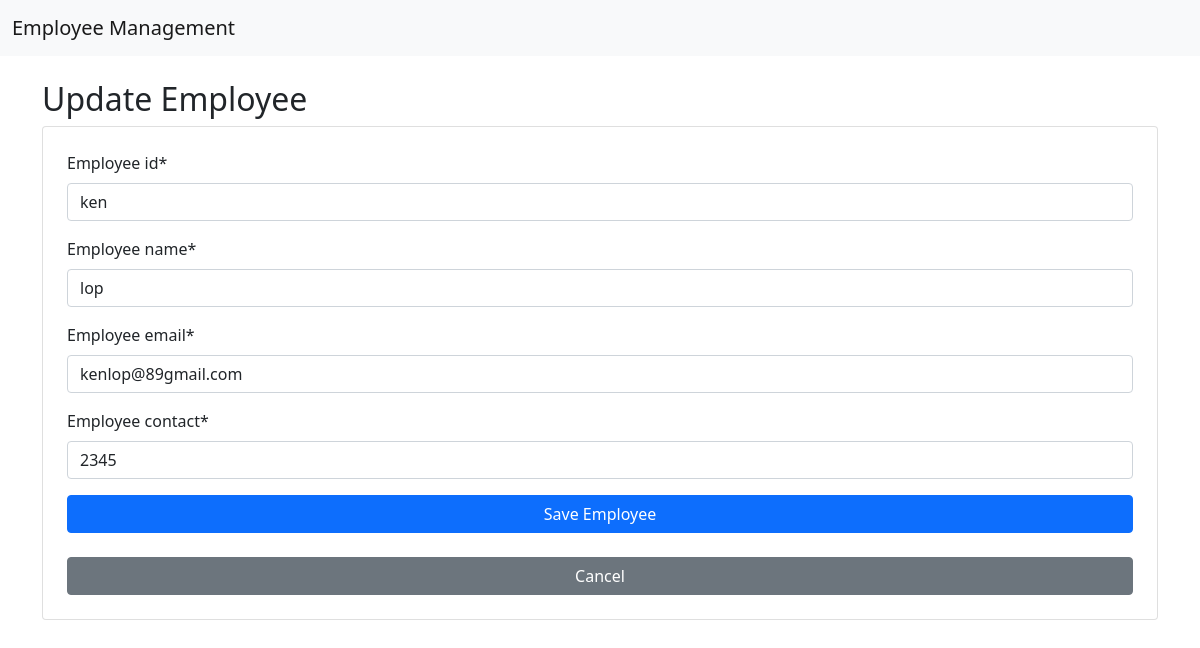
/update/10/, run on the app's committed database.
### employee/models.py (models this page shows, shortened)
class Employee(models.Model):
    employee_id = models.CharField(max_length=20)
    employee_name = models.CharField(max_length=100)
    employee_email = models.EmailField()
    employee_contact = models.CharField(max_length=20)

### employee/views.py (the view)
# urls.py: path('update/<int:pk>/', update_employee, name="update"),
def update_employee(request, pk):
    employee = Employee.objects.get(id=pk)# Get the specific employee by ID
    if request.method == 'POST':
        form = EmployeeForm(request.POST, instance=employee)# Populate form with new data
        if form.is_valid():
            form.save()
            return redirect('list')# Save changes to the database
    else:
        form = EmployeeForm(instance=employee)
    return render(request, 'update.html', {'form':form})

### employee/forms.py
class EmployeeForm(forms.ModelForm):
    class Meta:
        model = Employee
        fields = '__all__'

### employee/templates/update.html (shortened to what this page needs)
{% extends "base.html" %} {%block title%}Create Employee {%endblock%}
 {%block content%}
{%load crispy_forms_tags%}
<h2> Update Employee</h2>
<form method="POST" class="form-group card p-4">
    {{form | crispy}}
<button type="submit" class="btn btn-primary">Save Employee</button><br/>
<a href={%url 'list'%} class="btn btn-secondary">Cancel</a>
</form>
{%endblock%}

### data on the page
Employee: employee_id "ken", employee_name "lop", employee_email "kenlop@89gmail.com", employee_contact "2345"
